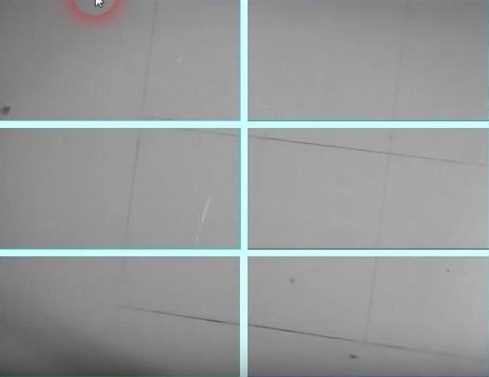
%> input picture MATLAB/park1.jpg, 489 x 377 px
$ octave trys1.m   (GNU Octave 9; MATLAB toolbox functions it lacks are replaced by stand-ins)
%> lines starting %> are read from the running program, lines starting %| are printed output that depends on the picture
clear
clc
sample = (imread('park1.jpg'));
%> sample is the input picture: size 377x489x3 uint8; mean R, G, B 150.3, 153.2, 153.5
compimg = (imread('park5.jpg'));
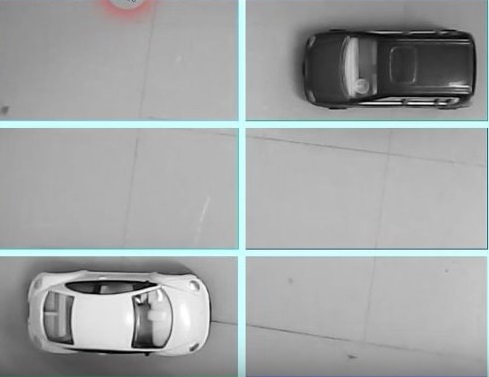
%> input picture MATLAB/park5.jpg, 489 x 377 px
%> compimg is the input picture: size 377x489x3 uint8; mean R, G, B 160.5, 163.5, 163.8

sample = rgb2gray(sample);
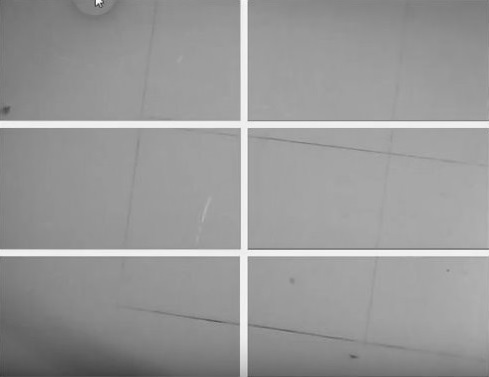
%> sample: size 377x489 uint8; min 45, max 254, mean 152.3
compimg = rgb2gray(compimg);
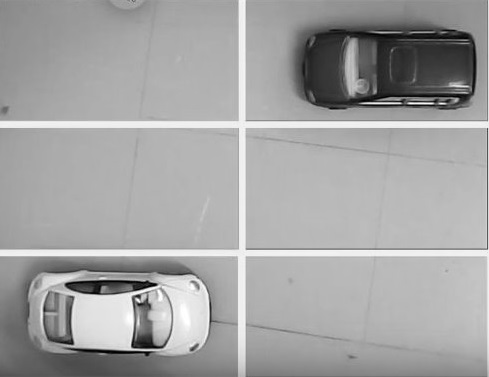
%> compimg: size 377x489 uint8; min 0, max 255, mean 162.7

B = edge(sample,'zerocross');
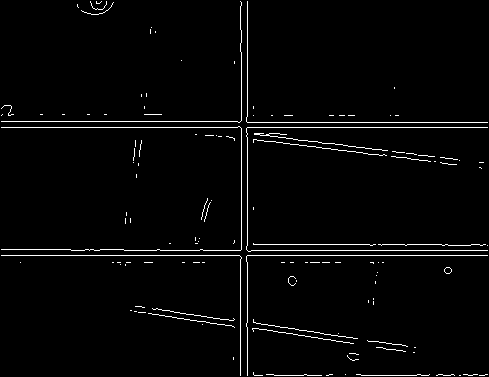
%> B: size 377x489 logical; 2.4% white in thin lines or dots
C = edge(compimg,'zerocross');
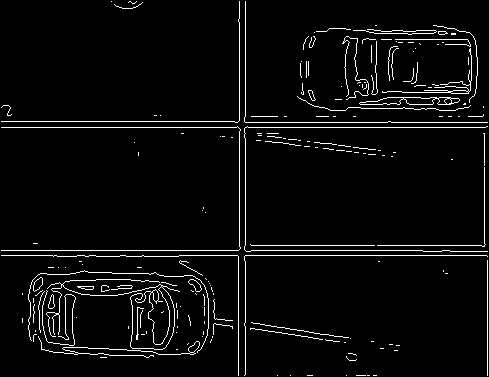
%> C: size 377x489 logical; 4.1% white in thin lines or dots
F=C-B;
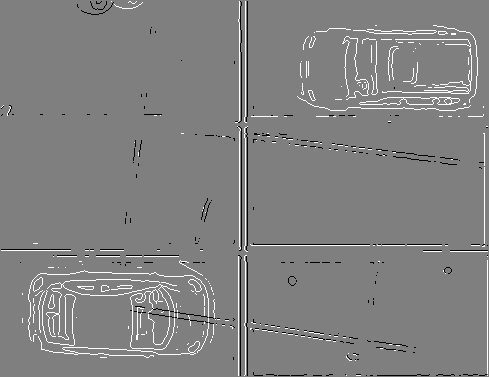
%> F: size 377x489 double; min -1, max 1, mean 0.0167; drawn with min black and max white

imshow(compimg);
string={};
fileID = fopen('myfile1.txt','w');
%> (the run ends here)
